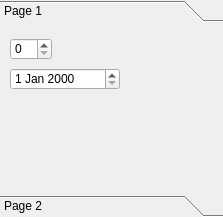
<?xml version="1.0" encoding="UTF-8"?>
<ui version="4.0">
 <class>testwidget_2</class>
 <widget class="QToolBox" name="testwidget_2">
  <property name="geometry">
   <rect>
    <x>0</x>
    <y>0</y>
    <width>223</width>
    <height>217</height>
   </rect>
  </property>
  <property name="windowTitle">
   <string>ToolBox</string>
  </property>
  <property name="currentIndex">
   <number>0</number>
  </property>
  <widget class="QWidget" name="page">
   <property name="geometry">
    <rect>
     <x>0</x>
     <y>0</y>
     <width>223</width>
     <height>163</height>
    </rect>
   </property>
   <attribute name="label">
    <string>Page 1</string>
   </attribute>
   <widget class="QSpinBox" name="spinBox">
    <property name="geometry">
     <rect>
      <x>10</x>
      <y>10</y>
      <width>42</width>
      <height>22</height>
     </rect>
    </property>
   </widget>
   <widget class="QDateEdit" name="dateEdit">
    <property name="geometry">
     <rect>
      <x>10</x>
      <y>40</y>
      <width>110</width>
      <height>22</height>
     </rect>
    </property>
   </widget>
  </widget>
  <widget class="QWidget" name="page">
   <property name="geometry">
    <rect>
     <x>0</x>
     <y>0</y>
     <width>223</width>
     <height>163</height>
    </rect>
   </property>
   <attribute name="label">
    <string>Page 2</string>
   </attribute>
   <widget class="QDial" name="dial">
    <property name="geometry">
     <rect>
      <x>80</x>
      <y>40</y>
      <width>50</width>
      <height>64</height>
     </rect>
    </property>
    <property name="invertedAppearance">
     <bool>false</bool>
    </property>
    <property name="invertedControls">
     <bool>false</bool>
    </property>
    <property name="wrapping">
     <bool>false</bool>
    </property>
    <property name="notchesVisible">
     <bool>true</bool>
    </property>
   </widget>
  </widget>
 </widget>
 <resources/>
 <connections/>
</ui>
